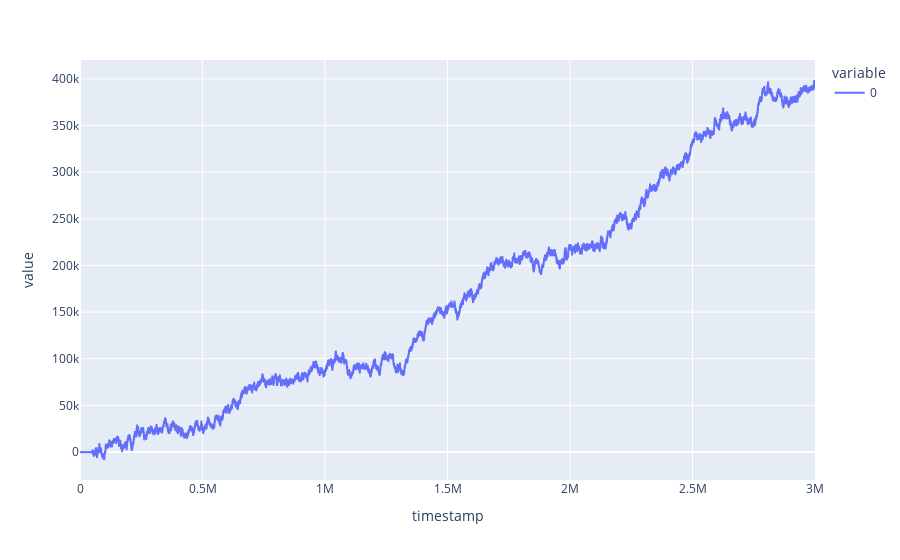

The code cell stored with this chart in its notebook:
### Code cell
px.line(cash+ptf_value)

### Figure 1 — Plotly figure (JSON) as saved in the notebook; plotly's stock layout.template omitted (floating-point values rounded to 4 significant figures; data arrays with more than 128 entries replaced by an {"elided": "..."} marker saying what was removed)
{"data": [{"hovertemplate": "variable=0<br>timestamp=%{x}<br>value=%{y}<extra></extra>", "legendgroup": "0", "line": {"color": "#636efa", "dash": "solid"}, "marker": {"symbol": "circle"}, "mode": "lines", "name": "0", "showlegend": true, "type": "scattergl", "x": {"elided": "30000 int values"}, "xaxis": "x", "y": {"elided": "30000 float values"}, "yaxis": "y"}], "layout": {"legend": {"title": {"text": "variable"}, "tracegroupgap": 0}, "margin": {"t": 60}, "xaxis": {"anchor": "y", "domain": [0, 1], "title": {"text": "timestamp"}}, "yaxis": {"anchor": "x", "domain": [0, 1], "title": {"text": "value"}}}}
